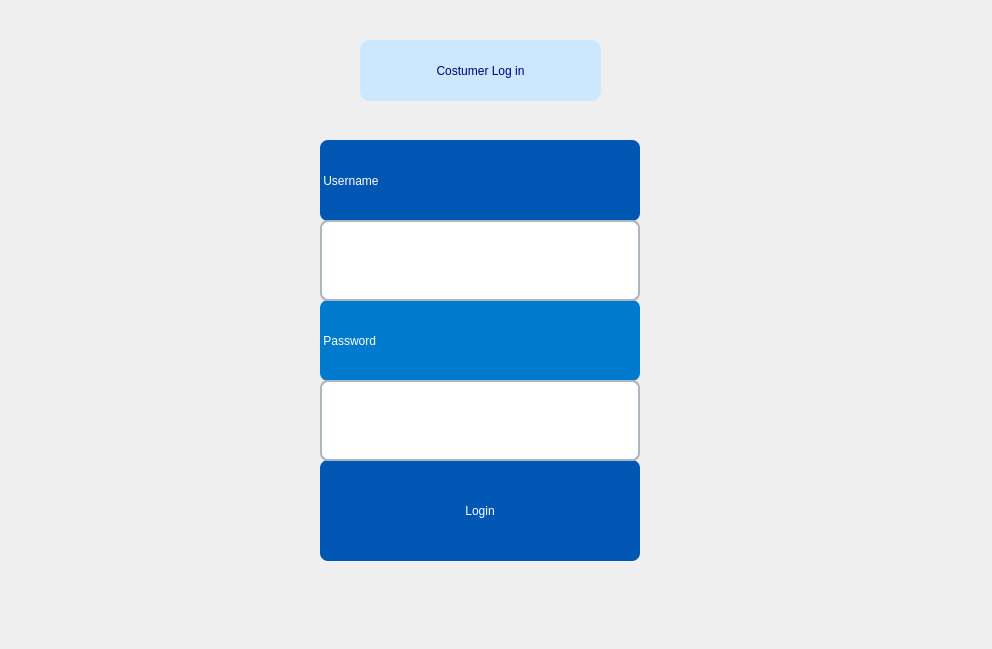
<?xml version="1.0" encoding="UTF-8"?>
<ui version="4.0">
 <class>CostumerLoginPage</class>
 <widget class="QWidget" name="CostumerLoginPage">
  <property name="geometry">
   <rect>
    <x>0</x>
    <y>0</y>
    <width>992</width>
    <height>649</height>
   </rect>
  </property>
  <property name="windowTitle">
   <string>Form</string>
  </property>
  <widget class="QLabel" name="label_7">
   <property name="geometry">
    <rect>
     <x>360</x>
     <y>40</y>
     <width>241</width>
     <height>61</height>
    </rect>
   </property>
   <property name="styleSheet">
    <string notr="true">color: rgb(0, 0, 127);
background-color: rgb(203, 232, 255);
font: 16pt &quot;Malgun Gothic&quot;;
border-radius: 10px;</string>
   </property>
   <property name="text">
    <string>Costumer Log in</string>
   </property>
   <property name="alignment">
    <set>Qt::AlignmentFlag::AlignCenter</set>
   </property>
  </widget>
  <widget class="QLabel" name="background">
   <property name="enabled">
    <bool>true</bool>
   </property>
   <property name="geometry">
    <rect>
     <x>-60</x>
     <y>0</y>
     <width>1091</width>
     <height>651</height>
    </rect>
   </property>
   <property name="styleSheet">
    <string notr="true">background-image: url(:/background1/image2.png);</string>
   </property>
   <property name="text">
    <string/>
   </property>
  </widget>
  <widget class="QLabel" name="label_2">
   <property name="geometry">
    <rect>
     <x>320</x>
     <y>300</y>
     <width>320</width>
     <height>81</height>
    </rect>
   </property>
   <property name="sizePolicy">
    <sizepolicy hsizetype="Preferred" vsizetype="Fixed">
     <horstretch>0</horstretch>
     <verstretch>0</verstretch>
    </sizepolicy>
   </property>
   <property name="minimumSize">
    <size>
     <width>0</width>
     <height>61</height>
    </size>
   </property>
   <property name="maximumSize">
    <size>
     <width>16777215</width>
     <height>500</height>
    </size>
   </property>
   <property name="styleSheet">
    <string notr="true">background-color: rgb(0, 122, 204);
color: rgb(255, 255, 255);
border-radius: 8px;
font: 14pt &quot;Calibri&quot;;</string>
   </property>
   <property name="text">
    <string> Password</string>
   </property>
  </widget>
  <widget class="QPushButton" name="pushButton">
   <property name="geometry">
    <rect>
     <x>320</x>
     <y>460</y>
     <width>320</width>
     <height>101</height>
    </rect>
   </property>
   <property name="minimumSize">
    <size>
     <width>0</width>
     <height>61</height>
    </size>
   </property>
   <property name="maximumSize">
    <size>
     <width>16777215</width>
     <height>500</height>
    </size>
   </property>
   <property name="styleSheet">
    <string notr="true">background-color: rgb(0, 86, 179);
color: rgb(255, 255, 255);
border-radius: 8px;
font: 14pt &quot;Calibri&quot;;</string>
   </property>
   <property name="text">
    <string>Login</string>
   </property>
  </widget>
  <widget class="QLineEdit" name="passwordEdit">
   <property name="geometry">
    <rect>
     <x>320</x>
     <y>380</y>
     <width>320</width>
     <height>81</height>
    </rect>
   </property>
   <property name="minimumSize">
    <size>
     <width>0</width>
     <height>61</height>
    </size>
   </property>
   <property name="maximumSize">
    <size>
     <width>16777215</width>
     <height>500</height>
    </size>
   </property>
   <property name="styleSheet">
    <string notr="true">color: rgb(0, 0, 0);
border-radius: 8px;
font: 14pt &quot;Calibri&quot;;
border: 2px solid rgb(173, 181, 189);
background-color: rgb(255, 255, 255);</string>
   </property>
  </widget>
  <widget class="QLabel" name="label">
   <property name="geometry">
    <rect>
     <x>320</x>
     <y>140</y>
     <width>320</width>
     <height>81</height>
    </rect>
   </property>
   <property name="sizePolicy">
    <sizepolicy hsizetype="Preferred" vsizetype="Fixed">
     <horstretch>0</horstretch>
     <verstretch>0</verstretch>
    </sizepolicy>
   </property>
   <property name="minimumSize">
    <size>
     <width>0</width>
     <height>61</height>
    </size>
   </property>
   <property name="maximumSize">
    <size>
     <width>16777215</width>
     <height>500</height>
    </size>
   </property>
   <property name="styleSheet">
    <string notr="true">background-color: rgb(0, 86, 179);
color: rgb(255, 255, 255);
border-radius: 8px;
font: 14pt &quot;Calibri&quot;;</string>
   </property>
   <property name="text">
    <string> Username</string>
   </property>
  </widget>
  <widget class="QLineEdit" name="usernameEdit">
   <property name="geometry">
    <rect>
     <x>320</x>
     <y>220</y>
     <width>320</width>
     <height>81</height>
    </rect>
   </property>
   <property name="minimumSize">
    <size>
     <width>0</width>
     <height>61</height>
    </size>
   </property>
   <property name="maximumSize">
    <size>
     <width>16777215</width>
     <height>500</height>
    </size>
   </property>
   <property name="styleSheet">
    <string notr="true">color: rgb(0, 0, 0);
border-radius: 8px;
font: 14pt &quot;Calibri&quot;;
border: 2px solid rgb(173, 181, 189);
background-color: rgb(255, 255, 255);</string>
   </property>
  </widget>
  <zorder>background</zorder>
  <zorder>label_7</zorder>
  <zorder>label_2</zorder>
  <zorder>pushButton</zorder>
  <zorder>passwordEdit</zorder>
  <zorder>label</zorder>
  <zorder>usernameEdit</zorder>
 </widget>
 <resources/>
 <connections/>
</ui>
